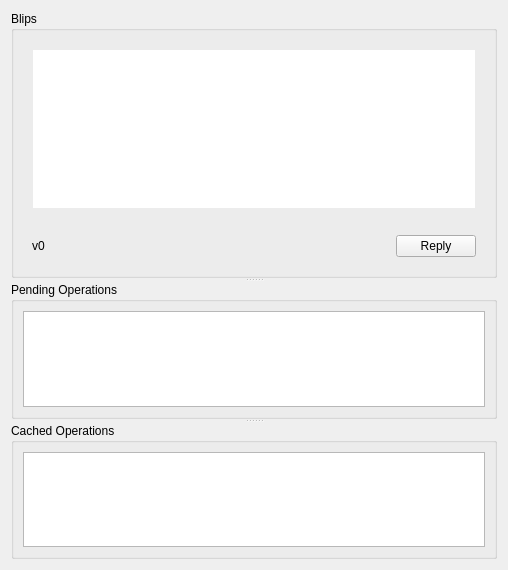
<?xml version="1.0" encoding="UTF-8"?>
<ui version="4.0">
 <class>UserWindow</class>
 <widget class="QWidget" name="UserWindow">
  <property name="geometry">
   <rect>
    <x>0</x>
    <y>0</y>
    <width>508</width>
    <height>570</height>
   </rect>
  </property>
  <property name="windowTitle">
   <string>User &quot;NoName&quot;</string>
  </property>
  <layout class="QVBoxLayout" name="verticalLayout_5">
   <item>
    <widget class="QSplitter" name="splitter">
     <property name="orientation">
      <enum>Qt::Vertical</enum>
     </property>
     <widget class="QGroupBox" name="groupBox">
      <property name="title">
       <string>Blips</string>
      </property>
      <layout class="QVBoxLayout" name="verticalLayout_2">
       <item>
        <widget class="QScrollArea" name="blipArea">
         <property name="minimumSize">
          <size>
           <width>0</width>
           <height>180</height>
          </size>
         </property>
         <property name="palette">
          <palette>
           <active>
            <colorrole role="Base">
             <brush brushstyle="SolidPattern">
              <color alpha="255">
               <red>255</red>
               <green>255</green>
               <blue>255</blue>
              </color>
             </brush>
            </colorrole>
            <colorrole role="Window">
             <brush brushstyle="SolidPattern">
              <color alpha="0">
               <red>224</red>
               <green>223</green>
               <blue>222</blue>
              </color>
             </brush>
            </colorrole>
           </active>
           <inactive>
            <colorrole role="Base">
             <brush brushstyle="SolidPattern">
              <color alpha="255">
               <red>255</red>
               <green>255</green>
               <blue>255</blue>
              </color>
             </brush>
            </colorrole>
            <colorrole role="Window">
             <brush brushstyle="SolidPattern">
              <color alpha="0">
               <red>224</red>
               <green>223</green>
               <blue>222</blue>
              </color>
             </brush>
            </colorrole>
           </inactive>
           <disabled>
            <colorrole role="Base">
             <brush brushstyle="SolidPattern">
              <color alpha="0">
               <red>224</red>
               <green>223</green>
               <blue>222</blue>
              </color>
             </brush>
            </colorrole>
            <colorrole role="Window">
             <brush brushstyle="SolidPattern">
              <color alpha="0">
               <red>224</red>
               <green>223</green>
               <blue>222</blue>
              </color>
             </brush>
            </colorrole>
           </disabled>
          </palette>
         </property>
         <property name="frameShape">
          <enum>QFrame::NoFrame</enum>
         </property>
         <property name="frameShadow">
          <enum>QFrame::Plain</enum>
         </property>
         <property name="lineWidth">
          <number>0</number>
         </property>
         <property name="widgetResizable">
          <bool>true</bool>
         </property>
         <widget class="QWidget" name="scrollAreaWidgetContents">
          <property name="geometry">
           <rect>
            <x>0</x>
            <y>0</y>
            <width>482</width>
            <height>180</height>
           </rect>
          </property>
          <layout class="QVBoxLayout" name="verticalLayout">
           <item>
            <widget class="OpTextEdit" name="rootBlip">
             <property name="sizePolicy">
              <sizepolicy hsizetype="Expanding" vsizetype="Fixed">
               <horstretch>0</horstretch>
               <verstretch>0</verstretch>
              </sizepolicy>
             </property>
             <property name="minimumSize">
              <size>
               <width>0</width>
               <height>160</height>
              </size>
             </property>
             <property name="maximumSize">
              <size>
               <width>16777215</width>
               <height>160</height>
              </size>
             </property>
            </widget>
           </item>
           <item>
            <spacer name="verticalSpacer">
             <property name="orientation">
              <enum>Qt::Vertical</enum>
             </property>
             <property name="sizeHint" stdset="0">
              <size>
               <width>20</width>
               <height>40</height>
              </size>
             </property>
            </spacer>
           </item>
          </layout>
         </widget>
        </widget>
       </item>
       <item>
        <widget class="QWidget" name="widget" native="true">
         <layout class="QHBoxLayout" name="horizontalLayout">
          <item>
           <widget class="QLabel" name="lblVersion">
            <property name="text">
             <string>v0</string>
            </property>
           </widget>
          </item>
          <item>
           <spacer name="horizontalSpacer">
            <property name="orientation">
             <enum>Qt::Horizontal</enum>
            </property>
            <property name="sizeHint" stdset="0">
             <size>
              <width>486</width>
              <height>20</height>
             </size>
            </property>
           </spacer>
          </item>
          <item>
           <widget class="QPushButton" name="cmdReply">
            <property name="text">
             <string>Reply</string>
            </property>
           </widget>
          </item>
         </layout>
        </widget>
       </item>
      </layout>
     </widget>
     <widget class="QGroupBox" name="groupBox_3">
      <property name="title">
       <string>Pending Operations</string>
      </property>
      <layout class="QVBoxLayout" name="verticalLayout_4">
       <item>
        <widget class="QTableView" name="tblPending"/>
       </item>
      </layout>
     </widget>
     <widget class="QGroupBox" name="groupBox_2">
      <property name="sizePolicy">
       <sizepolicy hsizetype="Preferred" vsizetype="Expanding">
        <horstretch>0</horstretch>
        <verstretch>0</verstretch>
       </sizepolicy>
      </property>
      <property name="title">
       <string>Cached Operations</string>
      </property>
      <layout class="QVBoxLayout" name="verticalLayout_3">
       <item>
        <widget class="QTableView" name="tblCached"/>
       </item>
      </layout>
     </widget>
    </widget>
   </item>
  </layout>
 </widget>
 <customwidgets>
  <customwidget>
   <class>OpTextEdit</class>
   <extends>QTextEdit</extends>
   <header>op_text_edit.h</header>
  </customwidget>
 </customwidgets>
 <resources/>
 <connections/>
</ui>
